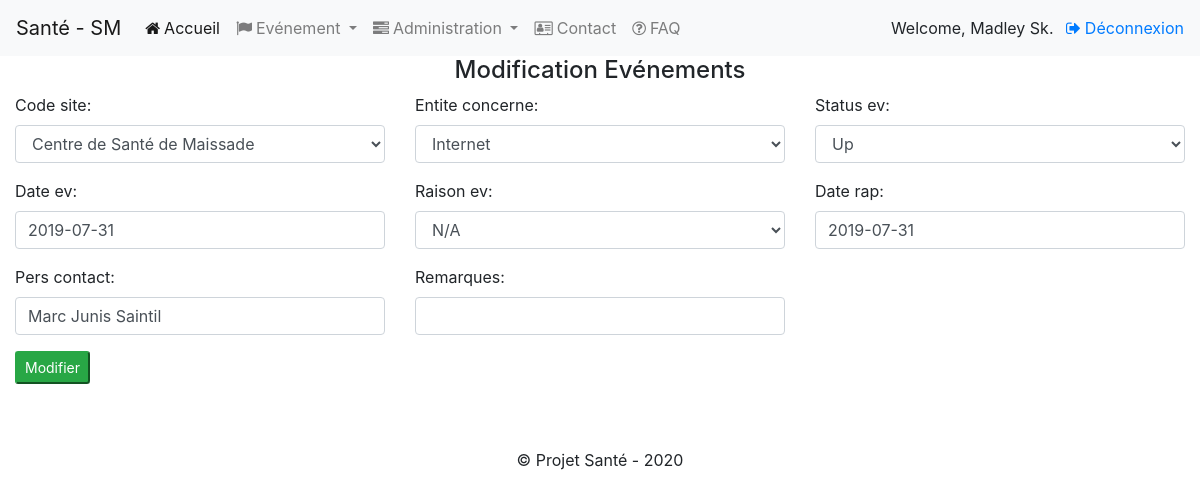
/edit_event/2072 (signed in), run on the app's committed database.
### smonitoring/models.py (models this page shows, shortened)
class Evenement(models.Model):
	code_site = models.ForeignKey(Site, on_delete= models.CASCADE, related_name="site")
	entite_concerne = models.CharField(max_length=100, choices= [('internet','Internet'),('isante','Isante Server'),('fingerprint','Fingerprint Server')]) # internet, isante or fingerprint
	status_ev = models.CharField(max_length=10, choices= EL_CHOICES) # up, down, none
	raison_ev = models.ForeignKey(RaisonsEvenement, on_delete=models.CASCADE, related_name="raison")
	date_ev = models.DateField(default=timezone.now)
	date_rap = models.DateField(default=timezone.now)
	date_entree = models.DateTimeField(default=timezone.now)
	pers_contact = models.CharField(max_length=100, default=None, blank=True,null=True)
	remarques = models.CharField(max_length=100, default=None, blank=True,null=True)
	nom_utilisateur = models.CharField(max_length=50)

### smonitoring/views.py (the view)
# urls.py: path("edit_event/<int:id_event>",views.edit_event,name="edit_event"),
@login_required
def edit_event(request,id_event):
	page_title = 'Modification Evénements'
	event= Evenement.objects.get(pk=id_event)
	context = {
		"page_title":page_title
	}
	if request.method == 'POST':
		form = EvenementEditForm(request.POST,instance=event)
		format_form_field(form)
		if form.is_valid():
			event_edited = form.save()
			return HttpResponseRedirect(reverse('list_events'))
	else:
		form = EvenementEditForm(instance=event)
		format_form_field(form)
	context['form']= form
	return render(request, 'event_edit.html', context)

### smonitoring/forms.py
class EvenementEditForm(ModelForm):
	class Meta:
		model = Evenement
		fields = ['code_site','entite_concerne','status_ev','date_ev','raison_ev','date_rap','pers_contact','remarques']

### smonitoring/fonctions.py (called while the page is built)
def format_form_field(form):
	for f in form:
		if not isinstance(f.field.widget, forms.SelectDateWidget):
			f.field.widget.attrs.update({'class':'form-control'})

### smonitoring/models.py (called while the page is built)
	def __str__(self):
		return f"{self.nom}"

	def __str__(self):
		return self.desc_ev

### smonitoring/templates/event_edit.html
{% extends "layout.html" %}
{% block body %}
<section class="content">
	<h4 class="text-center">{{ page_title }}</h4>
	<form method=post>{% csrf_token%}
		<div class="row">
		{% include "_formhelpers.html" %}
		<div class="form-group col-md-6">
			<button type="submit" class="btn-sm btn-success">Modifier</button>
		</div>
		</div>
	</form>
</section>
{% endblock %}

### smonitoring/templates/layout.html (shortened to what this page needs)
<!DOCTYPE html>
<html>
<head>
	<link rel="stylesheet" href="https://maxcdn.bootstrapcdn.com/bootstrap/4.4.1/css/bootstrap.min.css">
	<link rel="stylesheet" href="https://unpkg.com/bootstrap-table@1.16.0/dist/bootstrap-table.min.css">
	<link rel="stylesheet" href="https://stackpath.bootstrapcdn.com/font-awesome/4.7.0/css/font-awesome.min.css">
	{% load static %}
	<link rel="stylesheet" href="{%  static 'css/mystyle.css' %}">
</head>
<body>
	<nav class="navbar sticky-top navbar-expand-lg navbar-light bg-light">
	  <a class="navbar-brand" href="{% url 'home' %}">Santé - SM</a>
	  <div class="collapse navbar-collapse" id="navbarSupportedContent">
		<ul class="navbar-nav mr-auto">
		  <li class="nav-item active">
			<a class="nav-link" href="{% url 'home' %}"><span class="fa fa-home">&nbsp;</span>Accueil <span class="sr-only">(current)</span></a>
		  </li>
		{% if user.is_authenticated %}
		<li class="nav-item dropdown">
			<a class="nav-link dropdown-toggle" href="#" id="navbarDropdown" role="button" data-toggle="dropdown" aria-haspopup="true" aria-expanded="false">
			<span class="fa fa-flag">&nbsp;</span>Evénement
			</a>
		</li>
		{% endif %}
		{% if user.is_staff %}
		<li class="nav-item dropdown">
			<a class="nav-link dropdown-toggle" href="#" id="navbarDropdown" role="button" data-toggle="dropdown" aria-haspopup="true" aria-expanded="false">
			<span class="fa fa-tasks">&nbsp;</span>Administration
			</a>
		</li>
		{% endif %}
		  <li class="nav-item">
			<a class="nav-link" href="#"><span class="fa fa-address-card-o">&nbsp;</span>Contact</a>
		  </li>
		  <li class="nav-item">
			<a class="nav-link" href="#" title="Foire aux questions" ><span class="fa fa-question-circle-o">&nbsp;</span>FAQ</a>
		  </li>
		</ul>
		<div class="pull-right">
			{% if user.is_authenticated %}
				{% if user.first_name %}
					<span class="togle-case mr-2">Welcome, {{ user.first_name }} </span>
				{% else %}
					<span class="togle-case  mr-2">Welcome, {{ user.username }} </span>
				{% endif %}
			<a href= "{% url 'logout' %}" ><span class="fa fa-sign-out">&nbsp;</span>Déconnexion</a>
			{% else %}
			<a class="mr-2" href="#" ><span class="fa fa-user">&nbsp;</span>Inscription</a>
			<a class="" href="{% url 'login' %}" ><span class="fa fa-sign-in">&nbsp;</span>Connexion</a>
			{% endif %}
		</div>
	  </div>
	</nav>
	<div class="container-fluid" style="min-height:200px;">
		{% block body %}
		{% endblock body %}
	</div>
	<footer class="footer text-center mt-5">
		<p class="">&copy; Projet Santé - 2020</p>
	</footer>
</body>
</html>

### smonitoring/templates/_formhelpers.html (shortened to what this page needs)
{% for field in form %}
	{% if not field.is_hidden %}
	<div class="form-group col-sm-12 col-md-4">
		{{field.label_tag}}
		{{field}}
	</div>
	{% endif %}
{% endfor %}

### smonitoring/static/css/mystyle.css (style rules this page uses)
.togle-case { text-transform: capitalize; }

### data on the page
Evenement: form "Centre de Santé de Maissade" "Internet" "Up" "2019-07-31" "N/A" "2019-07-31" "Marc Junis Saintil"

### other printed values
{{ user.first_name }} "Madley Sk."
{{ page_title }} "Modification Evénements"
{{ field.label_tag }} "Code site:" "Entite concerne:" "Status ev:" "Date ev:" "Raison ev:" "Date rap:" "Pers contact:" "Remarques:"
